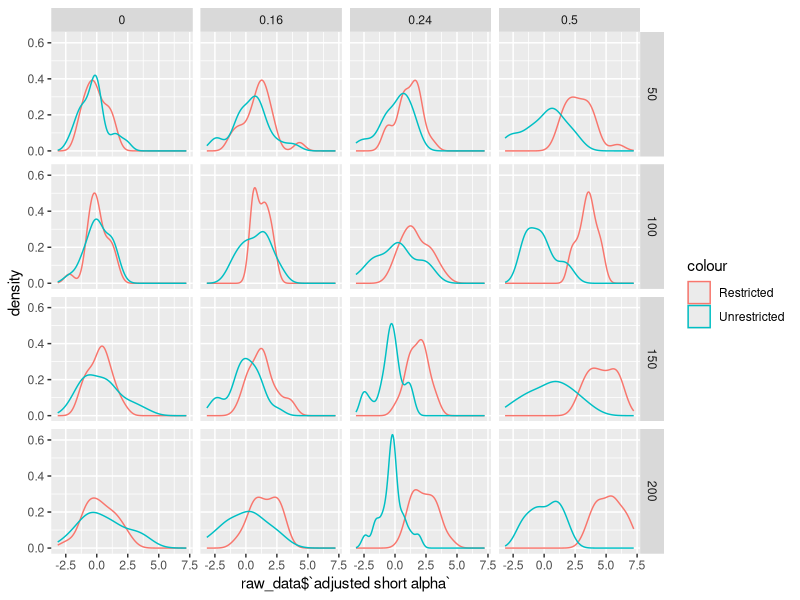

Here is the R script that generated this plot:
## ---- chunk 1
knitr::opts_chunk$set(echo = FALSE)
rm(list=ls())
library(broom)
library(MASS)
library(tidyverse)
## ---- chunk 2

simulate_regs <- function(beta, n){
   x <- mvrnorm (n, c(0,0), rbind(c(1,.7), c(.7,1)))
  e <- rnorm(n, 0,1)
  y <- .2 * x[,1] +  e  + beta*x[,2] 
  
  longreg <-lm(formula = y ~ x[, 1] + x[, 2])
  shortreg <-lm(formula = y ~ x[, 1])

  #pick regression:
   if (.05 > tidy(longreg)$p.value[3] ) {
     spec <- 1
     alpha <- tidy(longreg)$estimate[2]
     t_stat <- tidy(longreg)$statistic[2]
     inCI <- 0.2>confint(longreg)[2,1] & 0.2<confint(longreg)[2,2]
     
   }else {
      spec <- 0
     alpha <- tidy(shortreg)$estimate[2]
     t_stat <- tidy(shortreg)$statistic[2]
     inCI <- 0.2>confint(shortreg)[2,1] & 0.2<confint(longreg)[2,2]  
    
  }
  
  return_vector <- c(coef(longreg)[2], coef(longreg)[3], 0.2>confint(longreg)[2,1] & 0.2<confint(longreg)[2,2], coef(shortreg)[2], 0.2>confint(shortreg)[2,1] & 0.2<confint(shortreg)[2,2], spec, alpha, t_stat, inCI)
  names(return_vector) <- c("long alpha","long beta", "long alpha in CI", "short alpha" , "short alpha in CI", "Specification", "everyday alpha", "everyday t", "everday in CI" )
  return(return_vector)
}


colVars <- function(x, na.rm=FALSE, dims=1, unbiased=TRUE, SumSquares=FALSE,
                    twopass=FALSE) {
  if (SumSquares) return(colSums(x^2, na.rm, dims))
  N <- colSums(!is.na(x), FALSE, dims)
  Nm1 <- if (unbiased) N-1 else N
  if (twopass) {x <- if (dims==length(dim(x))) x - mean(x, na.rm=na.rm) else
                     sweep(x, (dims+1):length(dim(x)), colMeans(x,na.rm,dims))}
  (colSums(x^2, na.rm, dims) - colSums(x, na.rm, dims)^2/N) / Nm1
}
## ---- chunk 3
results_table <- c()
raw_results <- c()
betas<- c(0, .16, .24, .50)





# include = FALSE
simulation_sizes <- c(50,100, 150, 200)
#50, 100, 150, 

for (beta_coef in betas) {
  for (size in simulation_sizes){
    sim_results <- c()
    for (i in seq(20)) {
      simulation <- simulate_regs(beta_coef, size)
      sim_results <- rbind( sim_results, simulation )
      raw_results <- rbind(raw_results, c(beta_coef , size, simulation ))
    }
    results_table <- rbind(results_table, c(beta_coef , size, colMeans(sim_results)))
    results_table <- rbind(results_table, c(beta_coef , size, colVars(sim_results)))
    colnames(raw_results)[1] <- "beta"
    colnames(raw_results)[2] <- "n"
  }
  
}
## ---- chunk 4
library(knitr)
Q2 <- results_table[c(2,4,6,8), c(3,6,9)]
rownames(Q2) <- c("n = 50", "n = 100", "n = 150", "n = 200")
## ---- chunk 5
kable(Q2)
## ---- chunk 6
library(kableExtra)
bias <- as.data.frame(results_table)
bias <- bias[bias[,1]!=0.00,]
bias$`long alpha bias` <- bias[3] -0.2


bias$`short alpha bias` <- bias$`short alpha` -0.2

bias$`everyday alpha bias` <- bias$`everyday alpha` -0.2

bias <- cbind(bias$V1,bias$V2,bias$`long alpha bias`, bias$`short alpha bias`,bias$`everyday alpha bias`)
colnames(bias)<-cbind("Beta2", "N", "Long alpha bias", "Short alpha bias", "Everyday alpha bias")
odd <- seq(1,23,2)
bias <- bias[odd,]

## ---- chunk 7
kable(bias,row.names=FALSE) 
## ---- chunk 8
ci <- as.data.frame(results_table)

ci <- cbind(ci$beta,ci$n,ci$`long alpha in CI`,ci$`short alpha in CI`,ci$`everday in CI`)
#colnames(ci)<-cbind("Beta2", "N", "Long alpha in CI", "Short alpha in CI", "Everyday alpha in CI")

odd <- seq(1,31,2)
ci <- ci[odd,]

## ---- chunk 9
kable(ci,row.names=FALSE) 
## ---- chunk 10
raw_data <-as.data.frame(raw_results)
raw_data$`adjusted short alpha` <- (raw_data$n)^(.5)*(raw_data$`short alpha` - .2)
raw_data$`adjusted long alpha`  <- (raw_data$n)^(.5)*(raw_data$`long alpha` - .2)

## ---- chunk 11
ggplot(raw_data ) + geom_density(aes(raw_data$`adjusted short alpha`, color = "Restricted")) +geom_density(aes(raw_data$`adjusted long alpha`, color = "Unrestricted")) + facet_grid(raw_data$n~raw_data$beta)
